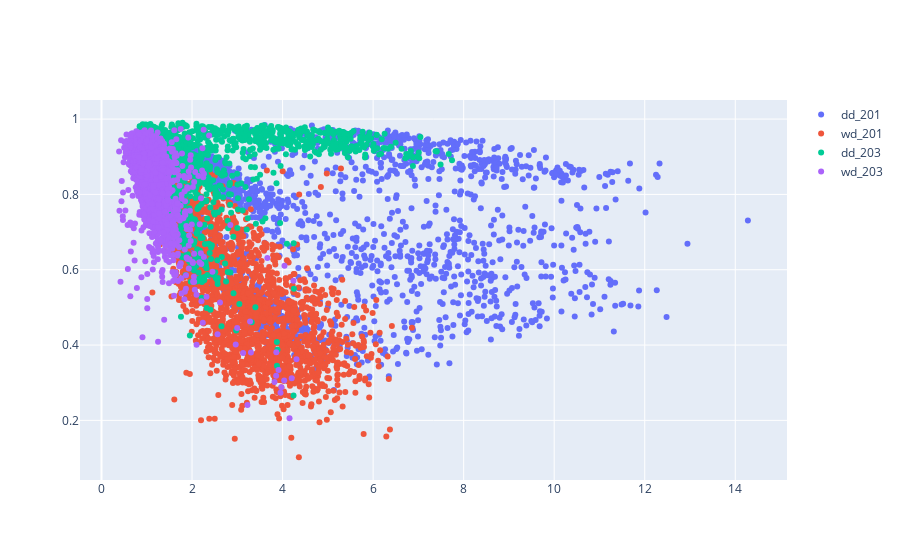

The cell this chart's notebook holds for it:
### Code cell
fig = go.Figure()
fig.add_trace(go.Scatter(x=xs, y=ys, mode='markers', name='dd_201'))
fig.add_trace(go.Scatter(x=xs_r, y=ys_r, mode='markers', name='wd_201'))
fig.add_trace(go.Scatter(x=xs_2, y=ys_2, mode='markers', name='dd_203'))
fig.add_trace(go.Scatter(x=xs_r2, y=ys_r2, mode='markers', name='wd_203'))
fig.show()

### Figure 1 — Plotly figure (JSON) as saved in the notebook; plotly's stock layout.template omitted (floating-point values rounded to 4 significant figures; data arrays with more than 128 entries replaced by an {"elided": "..."} marker saying what was removed)
{"data": [{"mode": "markers", "name": "dd_201", "type": "scatter", "x": {"elided": "2040 float values"}, "y": {"elided": "2040 float values"}}, {"mode": "markers", "name": "wd_201", "type": "scatter", "x": {"elided": "2040 float values"}, "y": {"elided": "2040 float values"}}, {"mode": "markers", "name": "dd_203", "type": "scatter", "x": {"elided": "2040 float values"}, "y": {"elided": "2040 float values"}}, {"mode": "markers", "name": "wd_203", "type": "scatter", "x": {"elided": "2040 float values"}, "y": {"elided": "2040 float values"}}], "layout": {}}
